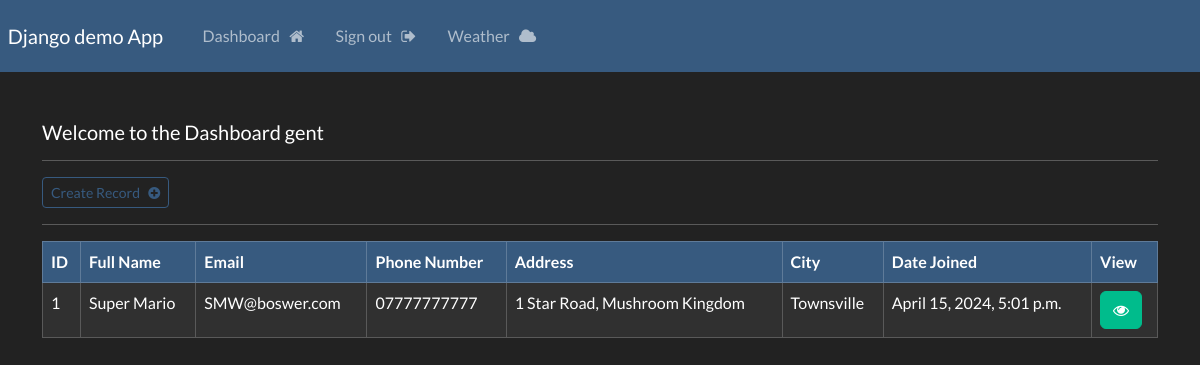
Before: /dashboard (signed in) with the older database file.
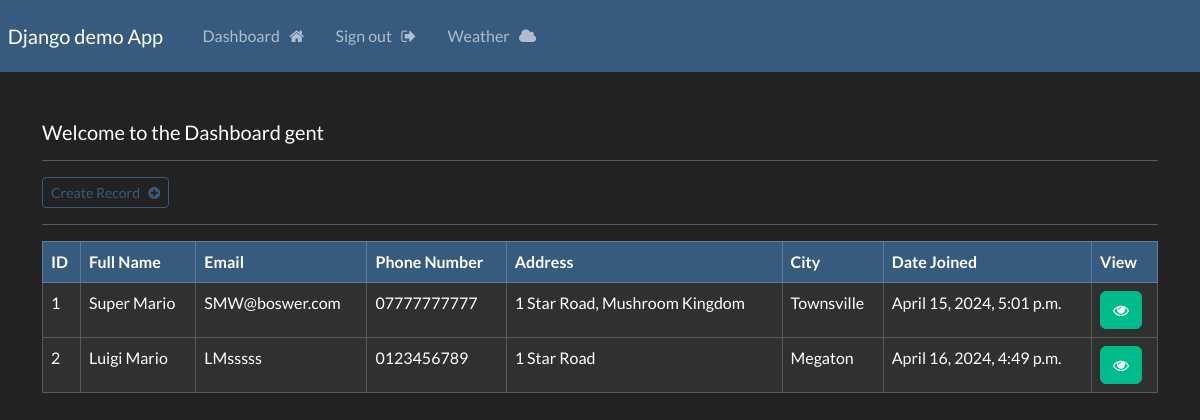
After: the same page with the newer database file.
### website/models.py (models this page shows, shortened)
class Record(models.Model):
    creation_data = models.DateTimeField(auto_now_add=True)
    first_name = models.CharField(max_length=100)
    last_name = models.CharField(max_length=100)
    email = models.CharField(max_length=255)
    phone = models.CharField(max_length=20)
    address = models.CharField(max_length=255)
    city = models.CharField(max_length=255)

### website/views.py (the view)
# urls.py: path('dashboard', views.dashboard, name="dashboard"),
@login_required(login_url='my-login')
def dashboard(request):
    my_records = Record.objects.all()
    context ={'records':my_records}
    return render(request, 'website/dashboard.html', context=context)

### website/templates/website/dashboard.html
{% extends 'website/base.html' %}
{% block content %}
    <br>
    <h5>Welcome to the Dashboard {{user}}</h5>
    <hr>
    <a class="btn btn-outline-primary btn-sm" href="{% url "create-record" %}">
        Create Record &nbsp; <i class="fa fa-plus-circle" aria-hidden="true"></i>
    </a>
    <hr>
    <table class="table table-dark table-hover table-bordered">
        <thead class="table-primary">
            <tr>
                <th scope="col"> ID </th>
                <th scope="col"> Full Name </th>
                <th scope="col"> Email </th>
                <th scope="col"> Phone Number </th>
                <th scope="col"> Address </th>
                <th scope="col"> City </th>
                <th scope="col"> Date Joined </th>
                <th scope="col"> View </th>
            </tr>
        </thead>
        <tbody>
            {% if records %}
                {% for record in records %}
                    <tr>
                        <td> {{record.id}}</td>
                        <td> {{record.first_name}} {{record.last_name}} </td>
                        <td> {{record.email}} </td>
                        <td> {{record.phone}} </td>
                        <td> {{record.address}} </td>
                        <td> {{record.city}} </td>
                        <td> {{record.creation_data}} </td>
                        <td> <a class="btn btn-success" href="{% url "record" record.id %}" ><i class="fa fa-eye" aria-hidden="true"></i></a></td>
                    </tr>
                {% endfor %}
            {% endif %}
        </tbody>
    </table>
{% endblock %}

Changed rows visible on the page:
added Record: id "2", first_name "Luigi", last_name "Mario", email "LMsssss", phone "0123456789", address "1 Star Road", city "Megaton", creation_data "April 16, 2024, 4:49 p.m."
